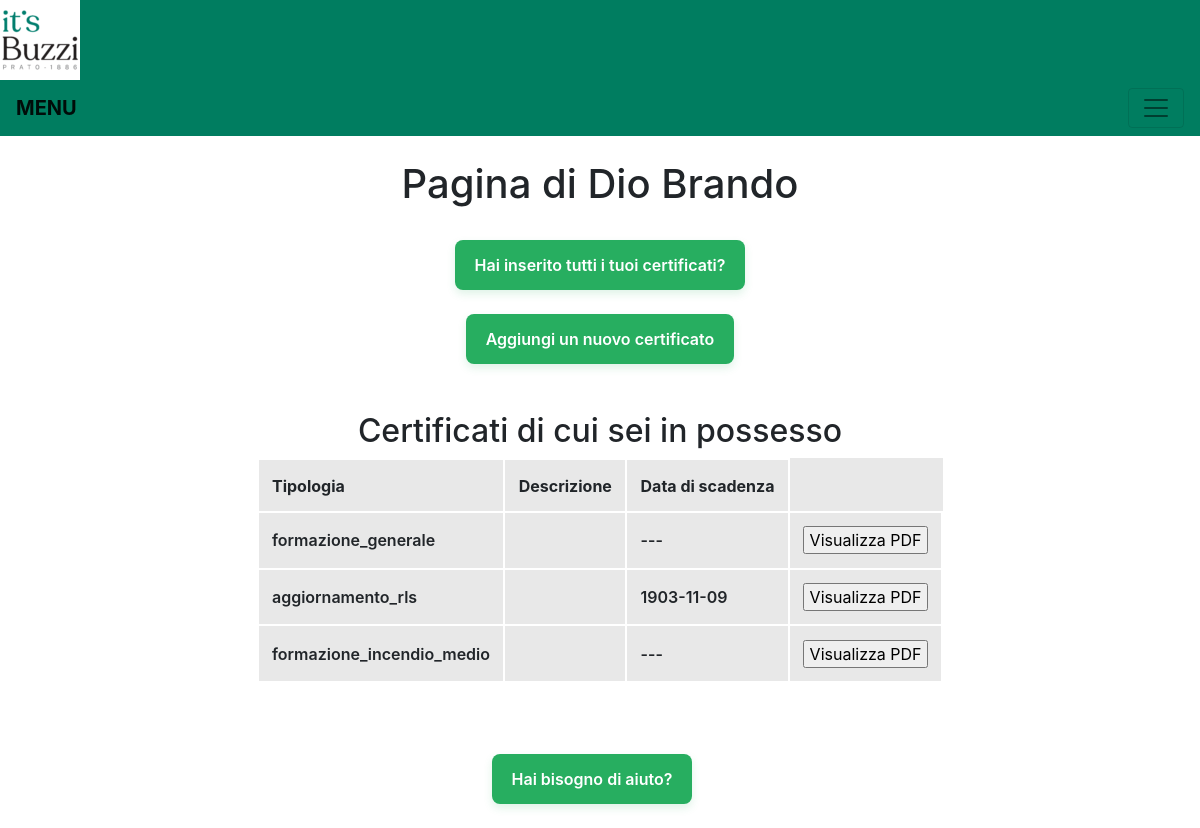
Page /userPage.php (signed in) on the committed database.
### tables this page shows
CREATE TABLE attestato (
	mail VARCHAR(64) NOT NULL,
	tipo ENUM('formazione_generale',
		  'formazione_specifica_medio',
		  'formazione_alto',
		  'formazione_sicurezza_preposto',
		  'aggiornamento_sicurezza_preposto',  
		  'aggiornamento_sicurezza',  
		  'formazione_rls',
		  'aggiornamento_rls',  
		  'formazione_rspp',  
		  'aggiornamento_rspp',
		  'formazione_incendio_medio',
		  'formazione_incendio_alto',
		  'formazione_primo_soccorso',
		  'aggiornamento_primo_soccorso',  
		  'formazione_blsd',
		  'aggiornamento_blsd',  
		  'altro') NOT NULL	   DEFAULT 'altro',
	descrizione   VARCHAR(128) DEFAULT '',
	data_scadenza DATE 		   DEFAULT NULL,
	PRIMARY KEY(mail,tipo),
	CONSTRAINT attestato_generico_mail
		FOREIGN KEY (mail)
		REFERENCES personale(mail)
);

### database/database.php (called while the page is built, shortened)
<?php
function connect_database($server_name = "localhost",
                          $username = "root",
                          $password = "",
                          $database = "rspp_certificati")
{
    $conn = new mysqli($server_name, $username, $password);
    return $conn;
}
function retrieveNameAndSurname($mail): array
{
    $conn = connect_database();
    $statement = $conn->prepare("SELECT DISTINCT nome, cognome
                                         FROM personale
                                         WHERE mail = '" . $mail . "'");
    $statement->execute();
    $results = $statement->get_result();
    $row = mysqli_fetch_row($results);
    return array("name" => $row[0], "surname" => $row[1]);
}

### userPage.php (the view, shortened to what this page needs)
<?php
    if(!isset($database_set))
        include 'database\database.php';
    $mail = $_SESSION['mail'];
?>
<!DOCTYPE html>
<html lang="it">
<head>
    <link rel="stylesheet" href="./css/header.css">
    <link rel="stylesheet" href="./css/index.css">
</head>
<body class="font">
    <div>
    </div>
    <link rel="stylesheet" href="./css/button.css">
    <link rel="stylesheet" href="./css/font.css">
    <div align="center">
        <?php
        $conn = connect_database();
            $statement = $conn->prepare("SELECT stato
                                        FROM personale
                                        WHERE mail = '" . $mail . "'");
            $statement->execute();
            $results = $statement->get_result();
            $status = mysqli_fetch_row($results);
                echo '<div align="left">';
                echo '</div>';
                ?>
                    <br><div align="center">
                        <h1>Pagina di <?php
                            $nameAndSurname = retrieveNameAndSurname($mail);
                            echo $nameAndSurname['name'] . ' ' . $nameAndSurname['surname'];
                        ?></h1>
                    </div><br>
                <?php
                if($status[0] == 'Da compilare') {
                    if(isset($_POST['fine_cert'])) {
                        aggiornaStato($mail, 'Da validare');
                        echo 'Hai inserito tutti i tuoi certificati!<br>';
                    }
                    else {
                        ?>
                            <form method="post" action="userPage.php">
                                <input class="button" type="submit" value="Hai inserito tutti i tuoi certificati?">
                            </form>
                            <form method="post" action="userPage.php">
                                <input class="button" type="submit" value="Aggiungi un nuovo certificato">
                            </form><br><br>
                        <?php
                    }
                }
                ?>
                    <h2>Certificati di cui sei in possesso</h2>
                <?php
                $statement = $conn->prepare("SELECT tipo AS t, descrizione AS d, data_scadenza AS d_s
                                            FROM attestato
                                            WHERE mail = '" . $mail . "'");
                $statement->execute();
                $results = $statement->get_result();
                $row = mysqli_fetch_row($results);
                if($row == null) echo "<h2 style='color:#700016;'>Non hai nessun certificato !</h2>";
                else {
                    ?>
                        <table style='background-color:#e8e8e8;'>
                        <tr><th>Tipologia</th><th>Descrizione</th><th>Data di scadenza</th></td>
                    <?php
                    do {
                        ?>
                            <tr><td><?=$row[0]?></td><td></td><td><?php if($row[2]==null) echo '---'; else echo $row[2]; ?></td><td> <form><input type="submit" value=" Visualizza PDF "></form> </td><tr>
                        <?php
                    } while($row = mysqli_fetch_row($results));
                    ?>
                        </table>
                    <?php
                }
            ?>
            <br><br><br>
            <button id="helpButton" class="button" onclick="help()"> Hai bisogno di aiuto? </button>&emsp;
            <br><br>
    </div>
</body>
</html>

### css/header.css (style rules this page uses)
* { padding: 0; margin: 0; }
.header-css { background-color: #007d60; height: 80px; width: 100%; }
.icon { vertical-align: middle; }

### css/button.css (style rules this page uses)
.button { appearance: none; backface-visibility: hidden; background-color: #27ae60; border-radius: 8px; border-style: none; box-shadow: rgba(39, 174, 96, .15) 0 4px 9px; box-sizing: border-box; color: #fff; cursor: pointer; display: inline-block; font-family: Inter,-apple-system,system-ui,"Segoe UI",Helvetica,Arial,sans-serif; font-size: 16px; font-weight: 600; letter-spacing: normal; line-height: 1.5; outline: none; overflow: hidden; padding: 13px 20px; position: relative; text-align: center; text-decoration: none; transform: translate3d(0, 0, 0); transition: all .3s; user-select: none; -webkit-user-select: none; touch-action: manipulation; vertical-align: top; white-space: nowrap; }

### userPage.php (style rules this page uses)
th, td { border: 2px solid white; }
th, td { padding: 10pt; }

### rows in the picture
attestato: tipo "formazione_generale"
attestato: tipo "aggiornamento_rls", data_scadenza "1903-11-09"
attestato: tipo "formazione_incendio_medio"

### other values in the picture
$nameAndSurname['name'] "Dio"
$nameAndSurname['surname'] "Brando"
